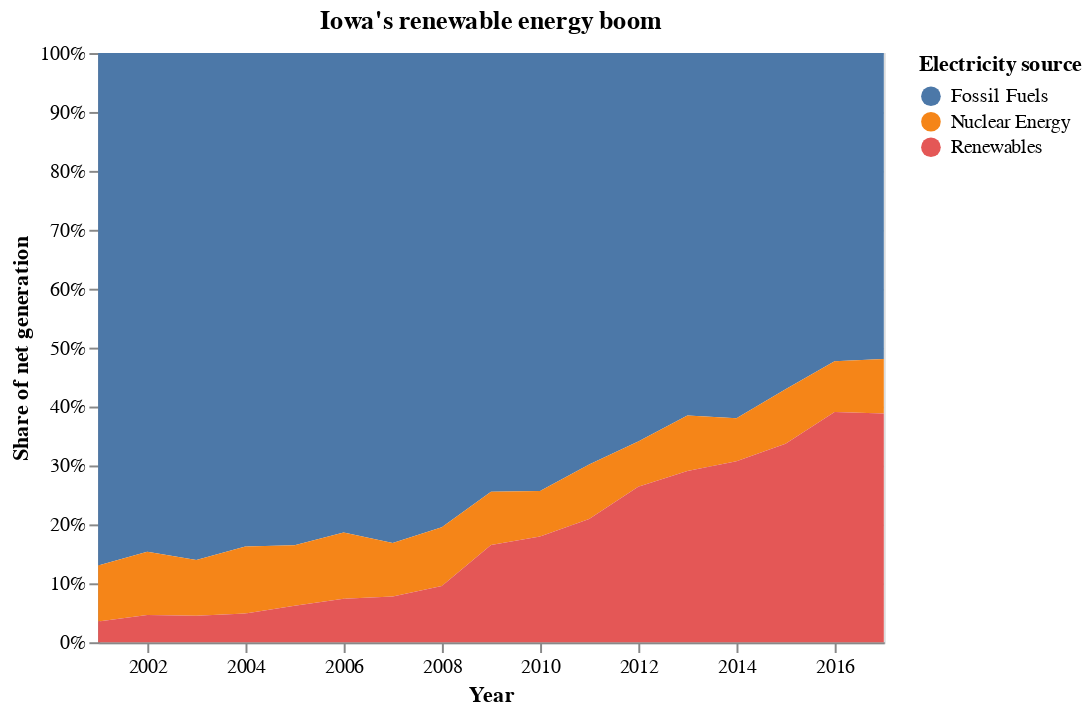

This figure's notebook cell:
### Code cell
alt.Chart(data, title="Iowa's renewable energy boom").mark_area().encode(
    x=alt.X(
        "year:T",
        timeUnit="year",
        axis=alt.Axis(title="Year")
    ),
    y=alt.Y(
        "net_generation:Q",
        stack="normalize",
        axis=alt.Axis(title="Share of net generation", format=".0%"),
    ),
    color=alt.Color(
        "source:N",
        legend=alt.Legend(title="Electricity source"),
    )
)

### Figure 1 — Vega-Lite specification as saved in the notebook (floating-point values rounded to 4 significant figures)
{"$schema": "https://vega.github.io/schema/vega-lite/v2.4.1.json", "config": {"view": {"height": 300, "width": 400}}, "data": {"values": [{"net_generation": 35361, "source": "Fossil Fuels", "year": "2001-01-01"}, {"net_generation": 35991, "source": "Fossil Fuels", "year": "2002-01-01"}, {"net_generation": 36234, "source": "Fossil Fuels", "year": "2003-01-01"}, {"net_generation": 36205, "source": "Fossil Fuels", "year": "2004-01-01"}, {"net_generation": 36883, "source": "Fossil Fuels", "year": "2005-01-01"}, {"net_generation": 37014, "source": "Fossil Fuels", "year": "2006-01-01"}, {"net_generation": 41389, "source": "Fossil Fuels", "year": "2007-01-01"}, {"net_generation": 42734, "source": "Fossil Fuels", "year": "2008-01-01"}, {"net_generation": 38620, "source": "Fossil Fuels", "year": "2009-01-01"}, {"net_generation": 42750, "source": "Fossil Fuels", "year": "2010-01-01"}, {"net_generation": 39361, "source": "Fossil Fuels", "year": "2011-01-01"}, {"net_generation": 37379, "source": "Fossil Fuels", "year": "2012-01-01"}, {"net_generation": 34873, "source": "Fossil Fuels", "year": "2013-01-01"}, {"net_generation": 35250, "source": "Fossil Fuels", "year": "2014-01-01"}, {"net_generation": 32319, "source": "Fossil Fuels", "year": "2015-01-01"}, {"net_generation": 28437, "source": "Fossil Fuels", "year": "2016-01-01"}, {"net_generation": 29329, "source": "Fossil Fuels", "year": "2017-01-01"}, {"net_generation": 3853, "source": "Nuclear Energy", "year": "2001-01-01"}, {"net_generation": 4574, "source": "Nuclear Energy", "year": "2002-01-01"}, {"net_generation": 3988, "source": "Nuclear Energy", "year": "2003-01-01"}, {"net_generation": 4929, "source": "Nuclear Energy", "year": "2004-01-01"}, {"net_generation": 4538, "source": "Nuclear Energy", "year": "2005-01-01"}, {"net_generation": 5095, "source": "Nuclear Energy", "year": "2006-01-01"}, {"net_generation": 4519, "source": "Nuclear Energy", "year": "2007-01-01"}, {"net_generation": 5282, "source": "Nuclear Energy", "year": "2008-01-01"}, {"net_generation": 4679, "source": "Nuclear Energy", "year": "2009-01-01"}, {"net_generation": 4451, "source": "Nuclear Energy", "year": "2010-01-01"}, {"net_generation": 5215, "source": "Nuclear Energy", "year": "2011-01-01"}, {"net_generation": 4347, "source": "Nuclear Energy", "year": "2012-01-01"}, {"net_generation": 5321, "source": "Nuclear Energy", "year": "2013-01-01"}, {"net_generation": 4152, "source": "Nuclear Energy", "year": "2014-01-01"}, {"net_generation": 5243, "source": "Nuclear Energy", "year": "2015-01-01"}, {"net_generation": 4703, "source": "Nuclear Energy", "year": "2016-01-01"}, {"net_generation": 5214, "source": "Nuclear Energy", "year": "2017-01-01"}, {"net_generation": 1437, "source": "Renewables", "year": "2001-01-01"}, {"net_generation": 1963, "source": "Renewables", "year": "2002-01-01"}, {"net_generation": 1885, "source": "Renewables", "year": "2003-01-01"}, {"net_generation": 2102, "source": "Renewables", "year": "2004-01-01"}, {"net_generation": 2724, "source": "Renewables", "year": "2005-01-01"}, {"net_generation": 3364, "source": "Renewables", "year": "2006-01-01"}, {"net_generation": 3870, "source": "Renewables", "year": "2007-01-01"}, {"net_generation": 5070, "source": "Renewables", "year": "2008-01-01"}, {"net_generation": 8560, "source": "Renewables", "year": "2009-01-01"}, {"net_generation": 10308, "source": "Renewables", "year": "2010-01-01"}, {"net_generation": 11795, "source": "Renewables", "year": "2011-01-01"}, {"net_generation": 14949, "source": "Renewables", "year": "2012-01-01"}, {"net_generation": 16476, "source": "Renewables", "year": "2013-01-01"}, {"net_generation": 17452, "source": "Renewables", "year": "2014-01-01"}, {"net_generation": 19091, "source": "Renewables", "year": "2015-01-01"}, {"net_generation": 21241, "source": "Renewables", "year": "2016-01-01"}, {"net_generation": 21933, "source": "Renewables", "year": "2017-01-01"}]}, "encoding": {"color": {"field": "source", "legend": {"title": "Electricity source"}, "type": "nominal"}, "x": {"axis": {"title": "Year"}, "field": "year", "timeUnit": "year", "type": "temporal"}, "y": {"axis": {"format": ".0%", "title": "Share of net generation"}, "field": "net_generation", "stack": "normalize", "type": "quantitative"}}, "mark": "area", "title": "Iowa's renewable energy boom"}
